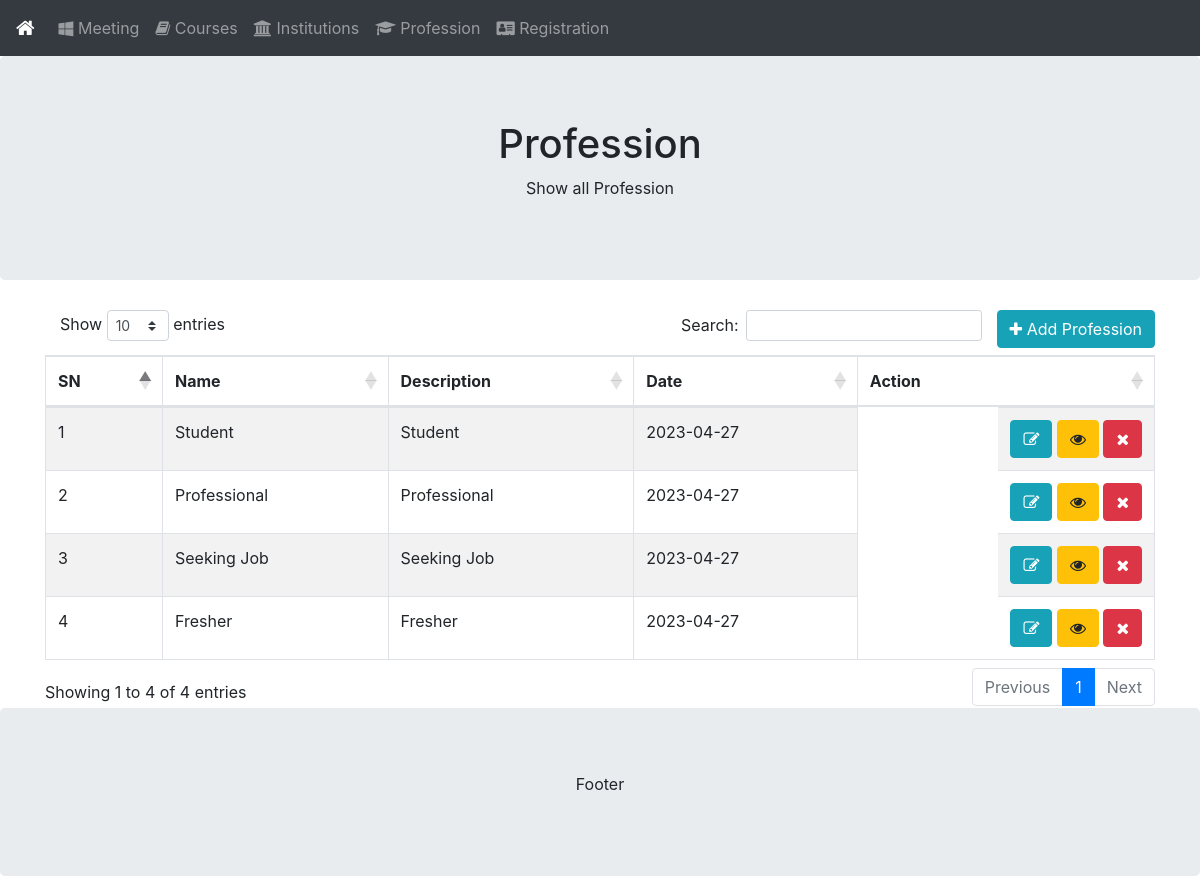
The app's page /admin/page1?page=profession with its own data.
### tables this page shows
CREATE TABLE `profession` (
  `id` int(11) NOT NULL,
  `name` varchar(200) NOT NULL,
  `description` varchar(500) DEFAULT NULL,
  `created_at` datetime DEFAULT current_timestamp(),
  `updated_at` datetime DEFAULT current_timestamp()
);

### admin/database.php (called while the page is built, shortened)
<?php
class Database{
	public $hostname = "localhost";
	public $username = "root";
	public $passowrd = "";
	public $database = "training";
	public $connection;
	public function __construct()
	{
		$this->connection = new mysqli($this->hostname, $this->username, $this->passowrd, $this->database);
	}
	public function fetch($table, array $columns, array $condition, array $orderby = NULL){
		$where_condition = "";
		$columns = (empty($columns)) ? "*" : rtrim(implode(",",$columns), ",");
		$order_by="";
		$result=$this->connection->query("SELECT $columns FROM $table $where_condition $order_by;");
		return $result->fetch_all(MYSQLI_ASSOC);
	}
}
$obj = new Database();
?>

### admin/page1.php (the view)
<?php
require "header.php";
if(isset($_GET['page'])){$page = $_GET['page'];}
?>
<div class="jumbotron text-center" style="margin-bottom:0">
  <h1><?php echo ucfirst($page) ?></h1>
  <p>Show all <?php echo ucfirst($page) ?></p>
</div>
<div class="container" style="margin-top:30px">
  <div class="row">
    <div class="col-sm-12">
        <a href="save1.php?table=<?php echo $page; ?>" class="btn btn-info pull-right"><i class="fa fa-plus" aria-hidden="true"></i> Add <?php echo ucfirst($page) ?></a>
        <table id="word-list" class="table table-striped table-bordered dt-responsive nowrap" style="width:100%">
            <thead>
                <tr>
                    <th>SN</th>
                    <th>Name</th>
                    <th>Description</th>
                    <th>Date</th>
                    <th>Action</th>
                </tr>
            </thead>
            <tbody>
                <?php
                $datas = $obj->fetch($page, array(), array());
                $sn = 1;
                foreach($datas as $data){
                    $dateTime = new DateTime($data['updated_at']);
                    $updated_at = $dateTime->format('Y-m-d');
                    echo '
                        <tr>
                            <td>'.$sn++.'</td>
                            <td>'.$data['name'].'</td>
                            <td>'.$data['description'].'</td>
                            <td>'.$updated_at.'</td>
                            <td class="pull-right">
                                <a href="save1.php?table='.$page.'&action=update&id='.$data['id'].'" class="btn btn-info"><i class="fa fa-pencil-square-o" aria-hidden="true"></i></a>
                                <a href="save1.php?table='.$page.'&action=view&id='.$data['id'].'" class="btn btn-warning"><i class="fa fa-eye" aria-hidden="true"></i></a>
                                <a id="delete-tag" data-id="'.$data['id'].'" onclick="deleteData('.$data['id'].',\''.$page.'\')" class="btn btn-danger"><i class="fa fa-times" aria-hidden="true"></i></a>
                            </td>
                        </tr>
                    ';
                }
                ?>
            </tbody>
        </table>
    </div>
  </div>
</div>
<?php require "footer.php"; ?>

### records on screen
profession: name "Student", description "Student", updated_at "2023-04-27"
profession: name "Professional", description "Professional", updated_at "2023-04-27"
profession: name "Seeking Job", description "Seeking Job", updated_at "2023-04-27"
profession: name "Fresher", description "Fresher", updated_at "2023-04-27"

### other values on screen
$page "Profession"
